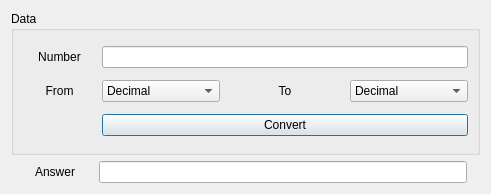
<?xml version="1.0" encoding="UTF-8"?>
<ui version="4.0">
 <class>base_converter</class>
 <widget class="QDialog" name="base_converter">
  <property name="geometry">
   <rect>
    <x>0</x>
    <y>0</y>
    <width>491</width>
    <height>194</height>
   </rect>
  </property>
  <property name="sizePolicy">
   <sizepolicy hsizetype="Minimum" vsizetype="Minimum">
    <horstretch>0</horstretch>
    <verstretch>0</verstretch>
   </sizepolicy>
  </property>
  <property name="windowTitle">
   <string>Convert Hex, Dec, Bin</string>
  </property>
  <layout class="QVBoxLayout" name="verticalLayout">
   <item>
    <widget class="QGroupBox" name="gb_data">
     <property name="title">
      <string>Data</string>
     </property>
     <layout class="QGridLayout" name="gridLayout_2" rowstretch="0,0,0" columnstretch="1,5">
      <item row="1" column="1">
       <layout class="QHBoxLayout" name="horizontalLayout_3">
        <item>
         <widget class="QComboBox" name="cb_frombase">
          <item>
           <property name="text">
            <string>Decimal</string>
           </property>
          </item>
          <item>
           <property name="text">
            <string>Binary</string>
           </property>
          </item>
          <item>
           <property name="text">
            <string>Hexadecimal</string>
           </property>
          </item>
         </widget>
        </item>
        <item>
         <widget class="QLabel" name="lbl_to">
          <property name="text">
           <string>To</string>
          </property>
          <property name="alignment">
           <set>Qt::AlignCenter</set>
          </property>
         </widget>
        </item>
        <item>
         <widget class="QComboBox" name="cb_tobase">
          <item>
           <property name="text">
            <string>Decimal</string>
           </property>
          </item>
          <item>
           <property name="text">
            <string>Binary</string>
           </property>
          </item>
          <item>
           <property name="text">
            <string>Hexadecimal</string>
           </property>
          </item>
         </widget>
        </item>
       </layout>
      </item>
      <item row="0" column="0">
       <widget class="QLabel" name="lbl_input">
        <property name="text">
         <string>Number</string>
        </property>
        <property name="alignment">
         <set>Qt::AlignCenter</set>
        </property>
       </widget>
      </item>
      <item row="1" column="0">
       <widget class="QLabel" name="label_4">
        <property name="text">
         <string>From</string>
        </property>
        <property name="alignment">
         <set>Qt::AlignCenter</set>
        </property>
       </widget>
      </item>
      <item row="0" column="1">
       <widget class="QLineEdit" name="le_input"/>
      </item>
      <item row="2" column="1">
       <widget class="QPushButton" name="btn_convert">
        <property name="text">
         <string>Convert</string>
        </property>
       </widget>
      </item>
     </layout>
    </widget>
   </item>
   <item>
    <layout class="QHBoxLayout" name="horizontalLayout" stretch="5,21">
     <property name="spacing">
      <number>0</number>
     </property>
     <property name="leftMargin">
      <number>0</number>
     </property>
     <property name="rightMargin">
      <number>13</number>
     </property>
     <item>
      <widget class="QLabel" name="lbl_ans">
       <property name="text">
        <string>Answer</string>
       </property>
       <property name="alignment">
        <set>Qt::AlignCenter</set>
       </property>
      </widget>
     </item>
     <item>
      <widget class="QLineEdit" name="le_ans">
       <property name="readOnly">
        <bool>true</bool>
       </property>
      </widget>
     </item>
    </layout>
   </item>
  </layout>
 </widget>
 <resources/>
 <connections/>
</ui>
